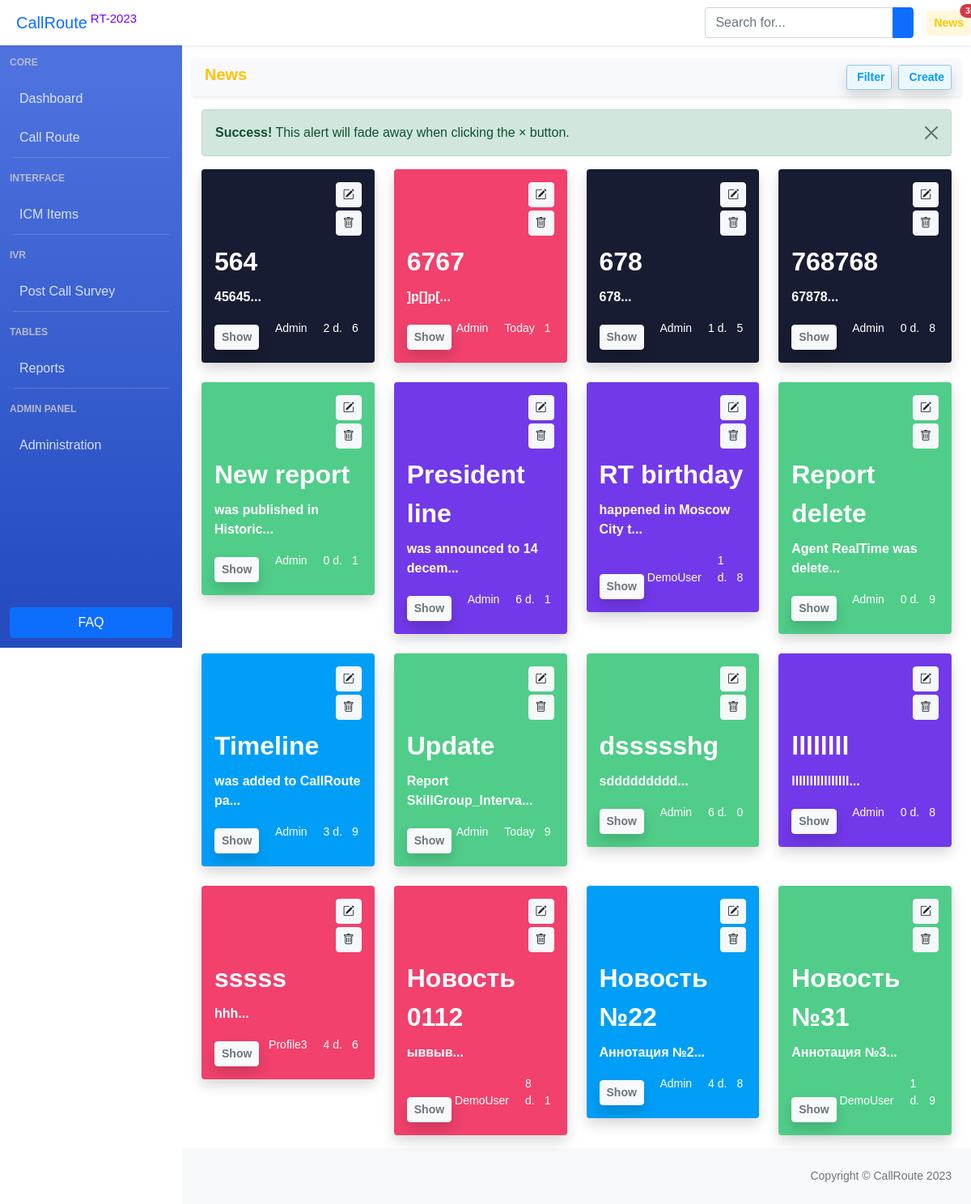
Page /news/show on the committed database.
### news/models.py (models this page shows, shortened)
class Article(models.Model):
    categories = (('R', 'Report'),
                  ('DIVR', 'Dashboard/IVR'),
                  ('G', 'Global'),
                  ('C', 'CallRoute'),
                  )
    author = models.ForeignKey(User, on_delete=models.SET_NULL, null=True)
    title = models.CharField('Название', max_length=50, default='')
    anouncement = models.TextField('Аннотация', max_length=250)
    text = models.TextField('Текст новости')
    date = models.DateTimeField('Дата публикации', auto_now=True) #auto_created=True
    category = models.CharField(choices=categories, max_length=20, verbose_name='Категории')
    tags = models.ManyToManyField(to=Tag, blank=True)
    slug = models.SlugField()
    objects = models.Manager()
    published = PublishedToday()
    def get_absolute_url(self):
        return f'show/{self.id}'
    def shortanouncement(self):
        return f'{str(self.anouncement)[:25]}...'
    def generatecommentcount(self):
        return f'{str(random.randint(0,9))}'
    class Meta:
        ordering = ['title', 'date']  #сортировка
        verbose_name = 'Новость'
        verbose_name_plural = 'Новости'

### news/views.py (the view)
# urls.py: path('news/', include('news.urls')),
def news(request):
    formArticle = ArticleForm()  # пустая форма
    today_articles = Article.published.all()
    author_list = User.objects.all()
    selected = 0
    articles = Article.objects.all()
    if request.method == 'POST':
        name = request.POST.get('name')
        print('value:', request.POST.get('value'))
        print('name:', request.POST.get('name'))
        if name == 'SaveArticle':
            print('Methodname:', name)
        elif name == 'FilterApply':
            print('Methodname:', name)
        elif name == 'Save':
            print('Methodname:', name)
        else:
            print('Methodname:', name)
    else:
        print('No Post method:')
    if request.method == "POST":
        if name == 'FilterApply':
            print('Method name:', name)
            selected = int(request.POST.get('author_filter'))
            category_selected = [request.POST.get('category1'), request.POST.get('category2'), request.POST.get('category3'), request.POST.get('category4')]
            print('category_selected:', category_selected)
            print('Count cat:', len(category_selected))
            if selected == 0:
                articles = Article.objects.all()
            else:
                articles = Article.objects.filter(author=selected, category__in=category_selected)
        elif name == 'SaveArticle':
            form = ArticleForm(request.POST)
            if form.is_valid():
                current_user = request.user
                if current_user != None:  # проверка, что юзер не аноним
                    new_article = form.save(commit=False)  # чтобы не записывалась сразу в БД
                    new_article.author = current_user
                    new_article.save()  # сохраняем в БД
                    print(new_article.id)
                    try:
                        form.save_m2m()  # чтобы теги сохранились
                    except:
                        print('Новость удалена')
                    context = {'Alert': 'Article +'
                               }
                    return redirect('news_index')  # Перенаправляем на страницу новостей
        else:
            articles = Article.objects.all()
    else:
        articles = Article.objects.all()
    article_model = Article
    category_list = article_model.categories
    import datetime
    print(author_list)
    currentdatetime = datetime.datetime.now()
    context={'articles': articles,
             'author_list': author_list,
             'category_list': category_list,
             'selected': selected,
             'news': news,
             'today_articles': today_articles,
             'currentdatetime': currentdatetime,
             'mybirthdate': datetime.datetime(2004, 11, 18),
             'mydate': datetime.datetime(2020, 5, 17),
             'formArticle': formArticle
             }
    return render(request, 'news/news.html', context)

### news/forms.py
class ArticleForm(ModelForm):
    image_field = MultipleFileField() #или forms.ImageField()
    class Meta:
        model = Article
        fields = ['title', 'anouncement', 'text', 'tags', 'author', 'category']
        widgets = {
            'anouncement': Textarea(attrs={'cols': 80, 'rows':2}),
            'text': Textarea(attrs={'cols': 80, 'rows': 2}), #'style':'width:30%' - можно назначить стайл, класс
            'tags': CheckboxSelectMultiple(),
            'category': RadioSelect()
        }

### news/models.py (called while the page is built)
    def __str__(self):
        return self.title

    def get_queryset(self):
        return super(PublishedToday, self).get_queryset().filter(date__gte=datetime.date.today())

### news/templates/news/news.html (shortened to what this page needs)
{% load static %}
{% load crispy_forms_tags %}
{% include 'main/header.html' %}
<body class="sb-nav-fixed">
    {% include 'main/navbar-top.html' %}
        <div id="layoutSidenav">
            {% include 'main/sidebar.html' %}
            <div id="layoutSidenav_content">
                <main>
                    <div class="container-fluid px-4">
                        <div class="row rounded shadow-sm my-3" style="background-color: #f8f9fc;">
                            <div class="col-12">
                                <div class="d-flex justify-content-end py-2">
                                    <div class="me-auto">
                                        <h5 class="m-0 fw-bold text-warning">News</h5>
                                    </div>
                                    <div class="me-2">
                                        <div class="dropdown">
                                            <button class="btn btn-light-primary btn-sm fw-bolder shadow" type="button" id="dropdownMenuClickableInside" data-bs-auto-close="outside" data-bs-toggle="dropdown" aria-expanded="false">
                                                Filter
                                            </button>
                                        </div>
                                    </div>
                                    <div>
                                        <button href="#" type="button" class="btn btn-light-primary btn-sm shadow fw-bolder" data-bs-toggle="modal" data-bs-target="#modalLarge">Create</button>
                                    </div>
                                </div>
                            </div>
                        </div>
                        <div class="alert alert-success alert-dismissible fade show" role="alert">
                            <button type="button" class="btn-close" data-bs-dismiss="alert" aria-label="Close"></button>
                            <strong>Success!</strong> This alert will fade away when clicking the × button.
                        </div>
                        <div class="row g-4 g-xl-8 pb-3">
                            {% for article in articles %}
                            <div class="col-xl-3 col-lg-4 col-md-6">
                                <div class="card {% if article.category == 'R' %} bg-custom-success {% elif article.category == 'DIVR' %} bg-custom-danger
                                                    {% elif article.category == 'G' %} bg-custom-info {% elif article.category == 'C' %} bg-custom-primary {% else %} bg-custom-dark  {% endif %} border-0 shadow light-hoverable" style="text-decoration: none;">
                                    <div class="card-body">
                                        <div class="d-flex justify-content-start">
                                              <div class="ms-auto"> <button type="button" class="btn btn-sm btn-icon btn-bg-light btn-active-color-primary rounded"><i class="bi bi-pencil-square"></i></button></div>
                                            </div>
                                        <div class="d-flex justify-content-end mt-1">
                                              <div><a href="/users/" type="button" class="btn btn-sm btn-icon btn-bg-light btn-active-color-primary rounded"><i class="bi bi-trash"></i></a></div>
                                        </div>
                                        <div class="text-white fw-bolder fs-2 mb-2 mt-2">{{ article.title }}</div>
                                        <div class="fw-bold text-white">{{ article.shortanouncement }}</div>
                                        <div class="d-flex text-white align-items-end justify-content-end pt-3">
                                            <div class="d-flex me-auto">
                                                <a href="/news/{{ article.get_absolute_url }}" type="button" class="btn btn-sm btn-light rounded shadow"><span class="text-muted fw-bolder">Show</span></a>
                                            </div>
                                            <ul class="d-flex justify-content-end align-items-end list-unstyled mt-auto">
                                                <li class="d-flex align-items-end align-items-end me-3">
                                                    <small>{{ article.author }}</small>
                                                </li>
                                                <li class="d-flex align-items-end me-2">
                                                    <small>{% if article.generatecommentcount == '0' %} Today {% else %} <span>{{article.generatecommentcount}} d.</span> {% endif %}</small>
                                                </li>
                                                <li class="d-flex align-items-end me-1">
                                                    <small>{{ article.generatecommentcount }}</small>
                                                </li>
                                            </ul>
                                        </div>
                                    </div>
                                </div>
                            </div>
                            {% endfor %}
                        </div>
                    </div>
                </main>
{% include 'main/footer.html' %}
</body>
</html>

### main/static/main/css/buttons.css (style rules this page uses)
.btn.btn-light-primary { color: #009ef7; border-color: #92caeb; background-color: #ecf8ff; }
.btn.btn-bg-light { border-color: #f5f8fa; background-color: #f5f8fa; }

### rows in the picture
Article: title "564", shortanouncement "45645...", author "Admin", generatecommentcount "2", generatecommentcount "6"
Article: title "6767", shortanouncement "]p[]p[...", author "Admin", shows "Today", generatecommentcount "1"
Article: title "678", shortanouncement "678...", author "Admin", generatecommentcount "1", generatecommentcount "5"
Article: title "768768", shortanouncement "67878...", author "Admin", generatecommentcount "0", generatecommentcount "8"
Article: title "New report", shortanouncement "was published in Historic...", author "Admin", generatecommentcount "0", generatecommentcount "1"
Article: title "President line", shortanouncement "was announced to 14 decem...", author "Admin", generatecommentcount "6", generatecommentcount "1"
Article: title "RT birthday", shortanouncement "happened in Moscow City t...", author "DemoUser", generatecommentcount "1", generatecommentcount "8"
Article: title "Report delete", shortanouncement "Agent RealTime was delete...", author "Admin", generatecommentcount "0", generatecommentcount "9"
Article: title "Timeline", shortanouncement "was added to CallRoute pa...", author "Admin", generatecommentcount "3", generatecommentcount "9"
Article: title "Update", shortanouncement "Report SkillGroup_Interva...", author "Admin", shows "Today", generatecommentcount "9"
Article: title "dssssshg", shortanouncement "sddddddddd...", author "Admin", generatecommentcount "6", generatecommentcount "0"
Article: title "llllllll", shortanouncement "llllllllllllllll...", author "Admin", generatecommentcount "0", generatecommentcount "8"
Article: title "sssss", shortanouncement "hhh...", author "Profile3", generatecommentcount "4", generatecommentcount "6"
Article: title "Новость 0112", shortanouncement "ыввыв...", author "DemoUser", generatecommentcount "8", generatecommentcount "1"
Article: title "Новость №22", shortanouncement "Аннотация №2...", author "Admin", generatecommentcount "4", generatecommentcount "8"
Article: title "Новость №31", shortanouncement "Аннотация №3...", author "DemoUser", generatecommentcount "1", generatecommentcount "9"
